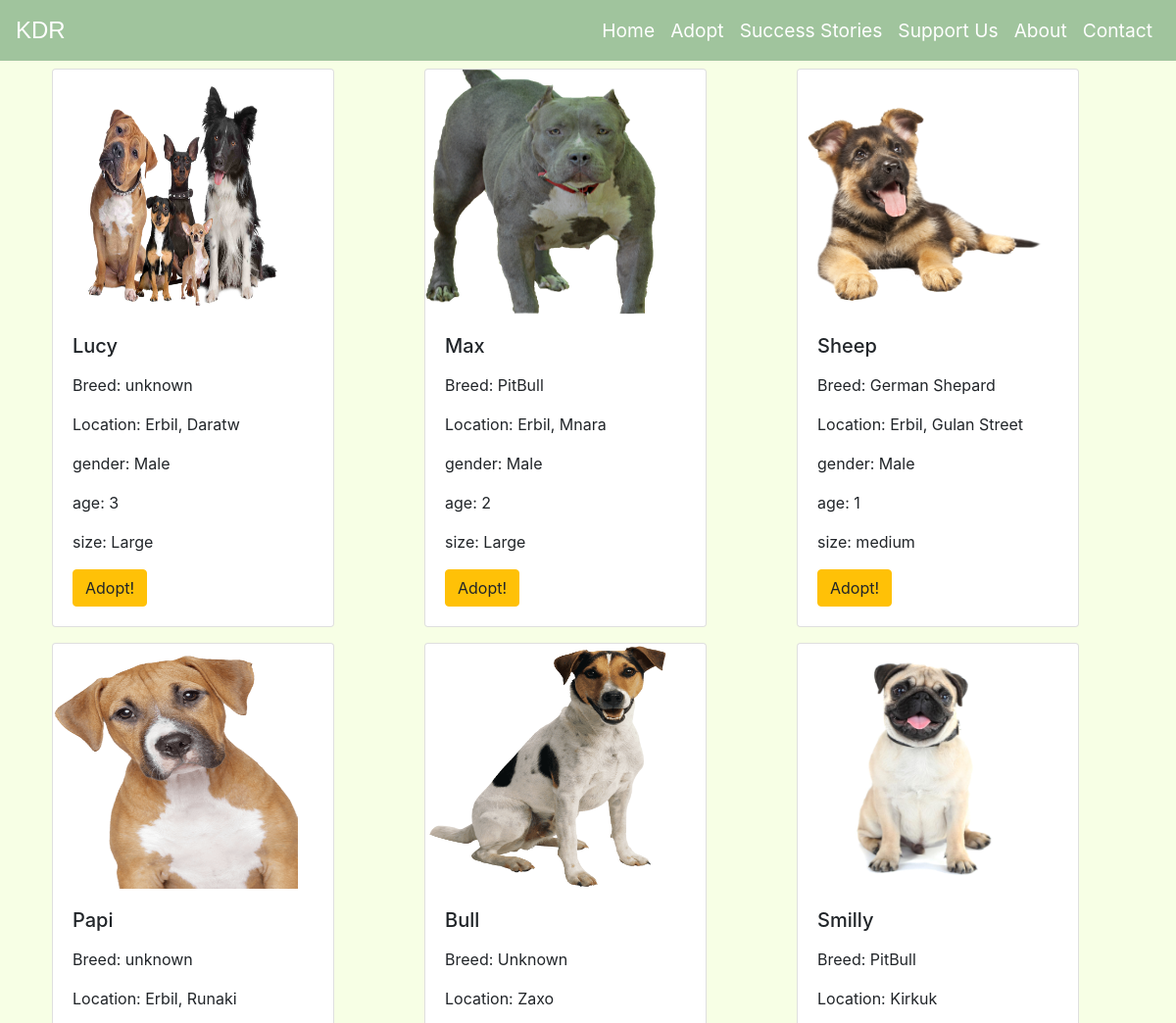
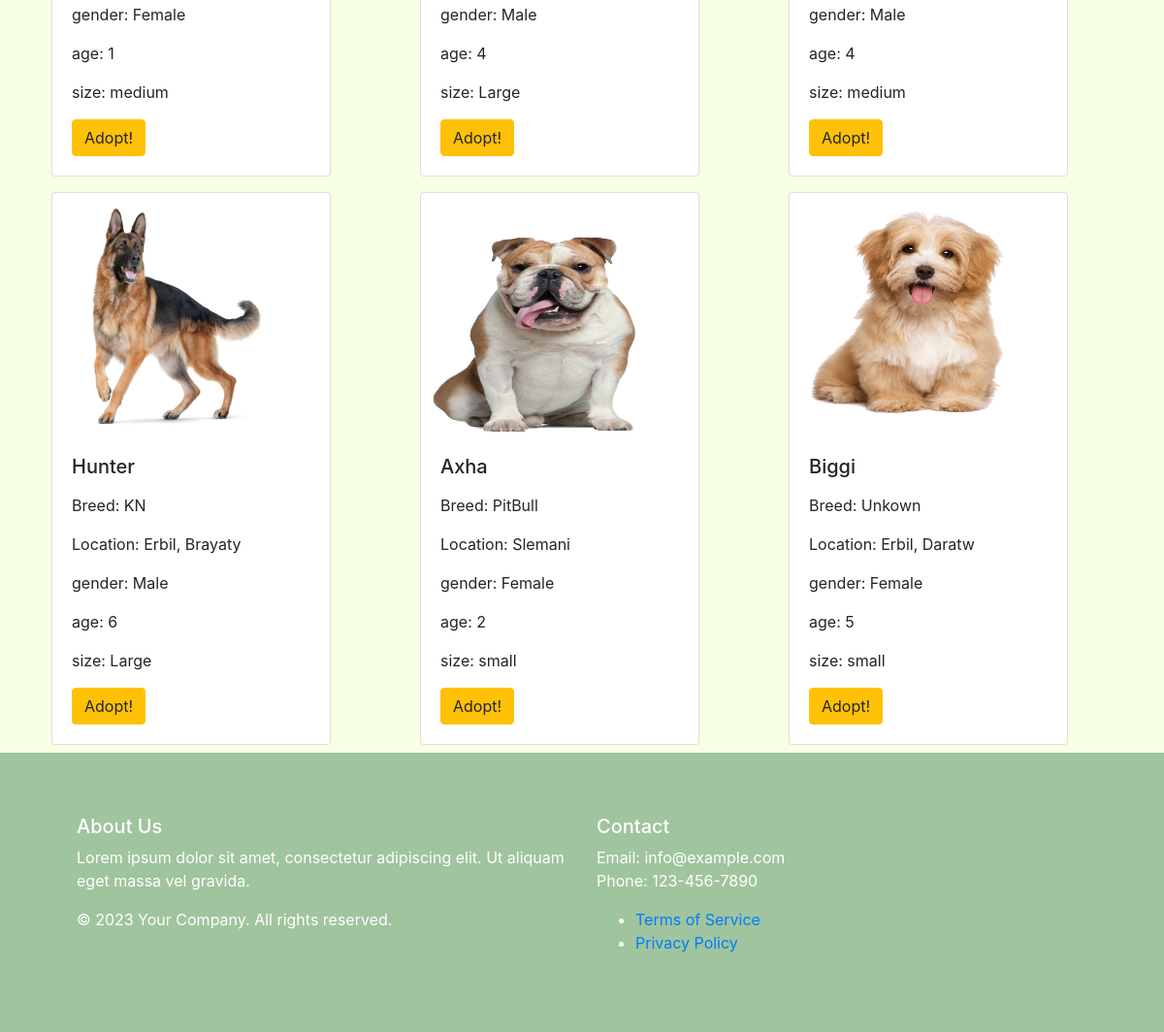
/adopt/, run on the app's committed database (2 pictures, top to bottom).
### adopt_app/models.py (models this page shows, shortened)
class Dog(models.Model):
    name = models.CharField(max_length=100)
    breed = models.CharField(max_length=100)
    location = models.CharField(max_length=100)
    picture = models.ImageField(null=True, blank=True, default='default.png')
    gender = models.CharField(max_length=10)
    age = models.IntegerField()
    size = models.CharField(max_length=10)

### adopt_app/views.py (the view)
# urls.py: path('', views.list_dogs, name='list_dogs')
def list_dogs(request):
    dogs = Dog.objects.all()
    context = {'dogs': dogs}
    return render(request, 'adopt_app/adopt.html', context)

### adopt_app/templates/adopt_app/adopt.html
{% extends 'base.html' %}
{% block content %}
<div class="container">
    <div class="row">
        {% for dog in dogs %}
      <div class="col-md-4">
    <div class="card" style="width: 18rem">
        {% if dog.picture %}
        <img src="{{ dog.picture.url }}" alt="Dog Picture" style="height: 250px; width: 250px;"/>
        {% endif %}
      <div class="card-body">
        <h5 class="card-title">{{ dog.name }}</h5>
        <p class="card-text">
            <p>Breed: {{ dog.breed }}</p>
            <p>Location: {{ dog.location }}</p>
            <p>gender: {{ dog.gender }}</p>
            <p>age: {{ dog.age }}</p>
            <p>size: {{ dog.size }}</p>
        </p>
        <a href="#" class="btn btn-warning">Adopt!</a>
      </div>
    </div>
      </div>
      {% endfor %}
    </div>
  </div>
  {% endblock content %}

### static/styles/main.css (style rules this page uses)
body { background-color: #F7FFE5; }
.card { margin: 0.5rem; }

### data on the page
Dog: picture (picture), name "Lucy", breed "unknown", location "Erbil, Daratw", gender "Male", age "3", size "Large"
Dog: picture (picture), name "Max", breed "PitBull", location "Erbil, Mnara", gender "Male", age "2", size "Large"
Dog: picture (picture), name "Sheep", breed "German Shepard", location "Erbil, Gulan Street", gender "Male", age "1", size "medium"
Dog: picture (picture), name "Papi", breed "unknown", location "Erbil, Runaki", gender "Female", age "1", size "medium"
Dog: picture (picture), name "Bull", breed "Unknown", location "Zaxo", gender "Male", age "4", size "Large"
Dog: picture (picture), name "Smilly", breed "PitBull", location "Kirkuk", gender "Male", age "4", size "medium"
Dog: picture (picture), name "Hunter", breed "KN", location "Erbil, Brayaty", gender "Male", age "6", size "Large"
Dog: picture (picture), name "Axha", breed "PitBull", location "Slemani", gender "Female", age "2", size "small"
Dog: picture (picture), name "Biggi", breed "Unkown", location "Erbil, Daratw", gender "Female", age "5", size "small"
